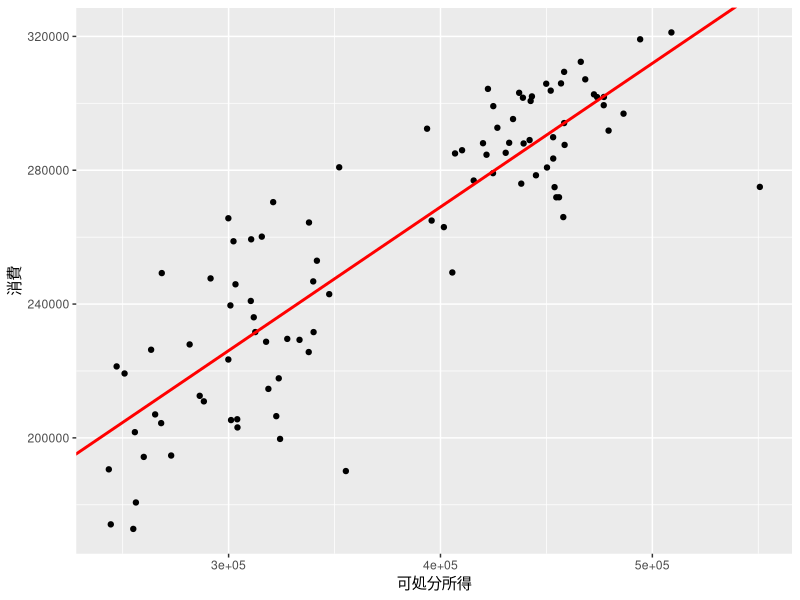

Write the R code that produced this figure.
### 線形単回帰分析(消費関数の推定による例)
### 経済学者ケインズは, 消費は所得の一次関数で表されると考えて
### 分析を行なった(ケインズ型消費関数と呼ばれる)
### ここでは日本の都道府県・世帯主の性別ごとの消費と(可処分)所得を
### 記録したデータセットkakei19m.csvを用いてケインズ型消費関数を
### 推定してみる
## データの読み込み
library(tidyverse)
(dat <- read_csv("kakei19m.csv"))
x <- dat$可処分所得 # 説明変数の観測データ
y <- dat$消費 # 目的変数の観測データ
(out <- lm(y ~ x)) # 最小二乗法による回帰係数の推定
(b <- coef(out)) # 推定された回帰係数の出力
## データの散布図と回帰直線の図示
ggplot(dat, aes(可処分所得, 消費)) + 
  geom_point() + # 散布図の描画
  geom_abline(intercept = b[1], slope = b[2], # 回帰直線の描画
              color = "red", linewidth = 1) # linewidthは線の太さを指定
## 別のやり方(事前にlmを実行せずにすむ方法)
#ggplot(dat, aes(可処分所得, 消費)) + 
#  geom_point() + 
#  geom_smooth(method = "lm", se = FALSE,
#              color = "red", linewidth = 1)
## データフレームの変数名を指定するやり方
(out2 <- lm(消費 ~ 可処分所得, data = dat)) # outと同じ結果になる
